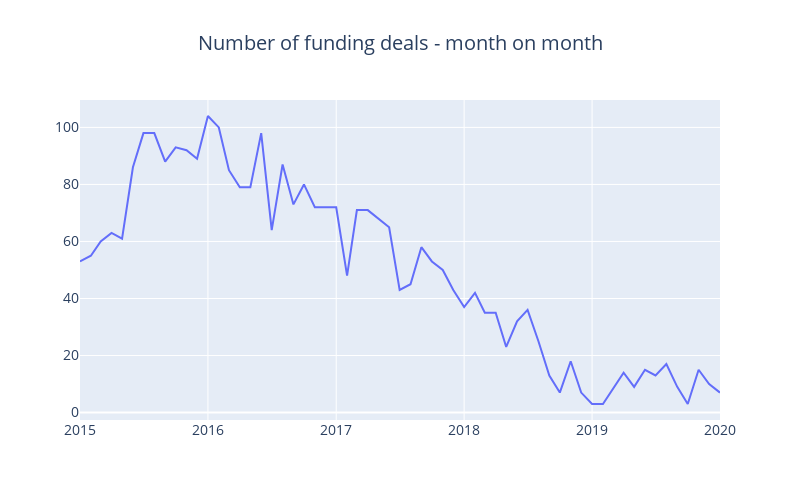

Source (notebook cell):
### Code cell
# getting the number of fundings based on yearmonth
cnt_srs = df["yearmonth"].value_counts()
# sorting the data
cnt_srs = cnt_srs.sort_index()
# setting up the bar graph
trace = go.Scatter(
    x=cnt_srs.index.astype(str),
    y=cnt_srs.values
)

# setting up the layout
layout = go.Layout(
    title=go.layout.Title(
        text="Number of funding deals - month on month",
        x=0.5
    ),
    font=dict(size=14),
    width=800,
    height=500,
)

data = [trace]
fig = go.Figure(data=data, layout=layout)
py.iplot(fig, filename="funding")

### Figure 1 — Plotly figure (JSON) as saved in the notebook; plotly's stock layout.template omitted (floating-point values rounded to 4 significant figures)
{"data": [{"type": "scatter", "x": ["2015-01-01", "2015-02-01", "2015-03-01", "2015-04-01", "2015-05-01", "2015-06-01", "2015-07-01", "2015-08-01", "2015-09-01", "2015-10-01", "2015-11-01", "2015-12-01", "2016-01-01", "2016-02-01", "2016-03-01", "2016-04-01", "2016-05-01", "2016-06-01", "2016-07-01", "2016-08-01", "2016-09-01", "2016-10-01", "2016-11-01", "2016-12-01", "2017-01-01", "2017-02-01", "2017-03-01", "2017-04-01", "2017-05-01", "2017-06-01", "2017-07-01", "2017-08-01", "2017-09-01", "2017-10-01", "2017-11-01", "2017-12-01", "2018-01-01", "2018-02-01", "2018-03-01", "2018-04-01", "2018-05-01", "2018-06-01", "2018-07-01", "2018-08-01", "2018-09-01", "2018-10-01", "2018-11-01", "2018-12-01", "2019-01-01", "2019-02-01", "2019-04-01", "2019-05-01", "2019-06-01", "2019-07-01", "2019-08-01", "2019-09-01", "2019-10-01", "2019-11-01", "2019-12-01", "2020-01-01"], "y": [53, 55, 60, 63, 61, 86, 98, 98, 88, 93, 92, 89, 104, 100, 85, 79, 79, 98, 64, 87, 73, 80, 72, 72, 72, 48, 71, 71, 68, 65, 43, 45, 58, 53, 50, 43, 37, 42, 35, 35, 23, 32, 36, 25, 13, 7, 18, 7, 3, 3, 14, 9, 15, 13, 17, 9, 3, 15, 10, 7]}], "layout": {"font": {"size": 14}, "height": 500, "title": {"text": "Number of funding deals - month on month", "x": 0.5}, "width": 800}}
